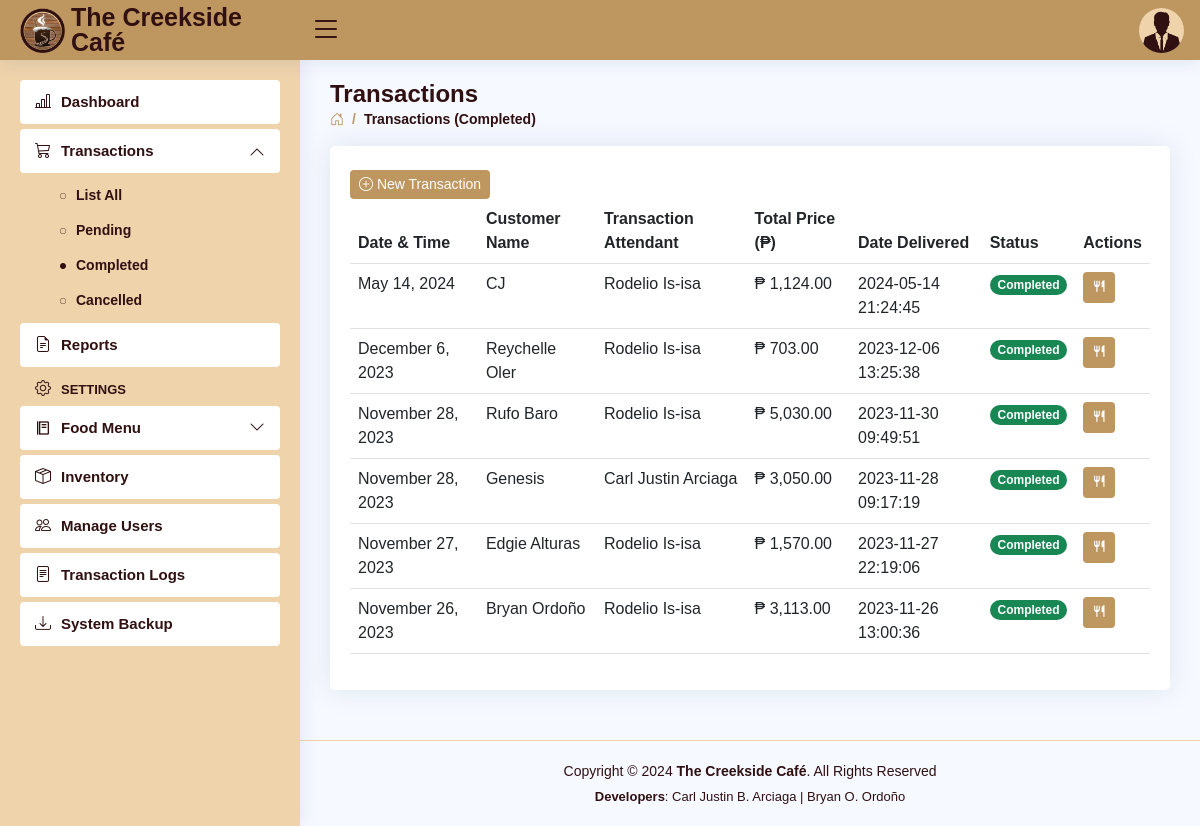
Before: /transactions-completed.php (signed in) with the older database file.
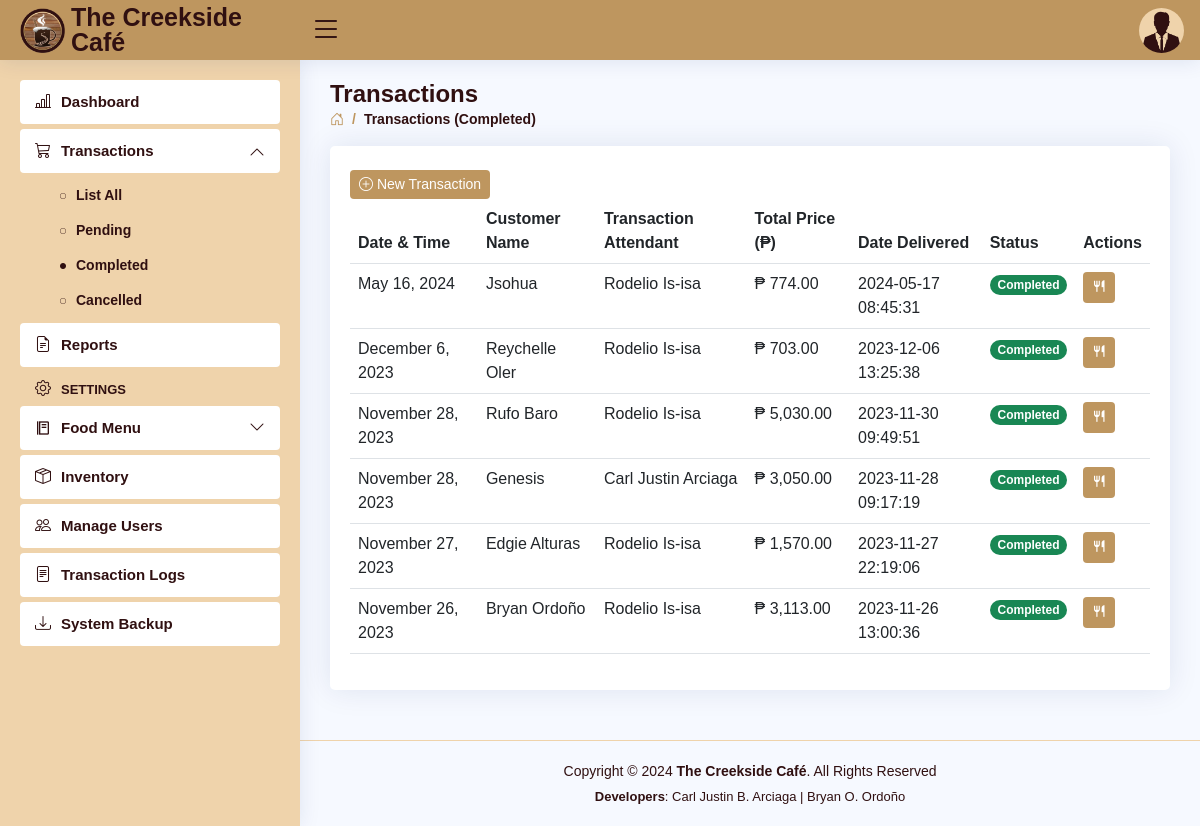
After: the same page with the newer database file.
### tables this page shows
CREATE TABLE `users` (
  `user_id` int(11) NOT NULL AUTO_INCREMENT,
  `role` varchar(5) DEFAULT NULL,
  `fname` varchar(30) DEFAULT NULL,
  `mname` varchar(30) DEFAULT NULL,
  `lname` varchar(30) DEFAULT NULL,
  `bdate` date DEFAULT NULL,
  `sex` varchar(6) DEFAULT NULL,
  `province` varchar(15) DEFAULT NULL,
  `municipality` varchar(30) DEFAULT NULL,
  `barangay` varchar(30) DEFAULT NULL,
  `contact_no` varchar(11) DEFAULT NULL,
  `email` varchar(50) DEFAULT NULL,
  `username` varchar(50) DEFAULT NULL,
  `password` varchar(50) DEFAULT NULL,
  PRIMARY KEY (`user_id`)
);

CREATE TABLE `transactions` (
  `trans_id` int(11) NOT NULL AUTO_INCREMENT,
  `date` datetime NOT NULL DEFAULT current_timestamp(),
  `customer` varchar(30) NOT NULL,
  `total_price` decimal(10,2) NOT NULL,
  `user_id` int(11) NOT NULL,
  `status` varchar(11) NOT NULL,
  `delivery_method` varchar(20) NOT NULL,
  `delivery_date` date DEFAULT NULL,
  `date_paid` datetime NOT NULL,
  `date_delivered` datetime NOT NULL,
  `date_cancelled` datetime NOT NULL,
  PRIMARY KEY (`trans_id`)
);

### transactions-completed.php (the view, shortened to what this page needs)
<!DOCTYPE html>
<html lang="en">
<head>
<?php
    include 'includes/links.php';
    include 'includes/header.php';
    include 'includes/sidebarComplete.php';
 ?>
</head>
<body>
  <main id="main" class="main">
    <div class="pagetitle">
      <h1>Transactions</h1>
      <nav>
        <ol class="breadcrumb">
          <li class="breadcrumb-item"><a href="dashboard.php"><i class="bi bi-house-door"></i></a></li>
          <li class="breadcrumb-item active">Transactions (Completed)</li>
        </ol>
      </nav>
    </div>
    <section class="section">
          <div class="card">
            <div class="card-body">
              <br>
              <button class="btn btn2 btn-sm" data-bs-toggle="modal" data-bs-target="#newTransaction"><i class="bi bi-plus-circle"></i> New Transaction</button>
              <table class="table table-hover datatable">
                <thead>
                  <tr>
                    <th scope="col">Date & Time</th>
                    <th scope="col">Customer Name</th>
                    <th scope="col">Transaction Attendant</th>
                    <th scope="col">Total Price (₱)</th>
                    <th scope="col">Date Delivered</th>
                    <th scope="col">Status</th>
                    <th scope="col">Actions</th>
                  </tr>
                </thead>
                <tbody>
  <?php
    include 'connection.php';
    $query = "SELECT transactions.*, concat(users.fname,' ',users.lname) as attendant FROM `transactions` LEFT JOIN `users` ON transactions.user_id = users.user_id WHERE status = 'Completed' ORDER BY date_delivered DESC";
    $result = $con->query($query);
    if ($result) {
      while ($row = $result->fetch_assoc()) {
        $trans_id = $row['trans_id'];
        $customer = $row['customer'];
        $total_price = $row['total_price'];
        $attendant = $row['attendant'];
        $date = $row['date'];
        $date_delivered = $row['date_delivered'];
        $status = $row['status'];?>
                  <tr>
                    <td><?php echo date('F j, Y', strtotime($date)); ?></td>
                    <td><?php echo $customer ?></td>
                    <td><?php echo $attendant ?></td>
                    <td>₱ <?php echo number_format($total_price, 2); ?></td>
                    <td><?php echo $date_delivered ?></td>
                    <td><font class="badge bg-success rounded-pill"><b><?php echo $status ?></b></font></td>
                    <td>
                      <button class="btn btn2 btn-sm " data-bs-toggle="modal" data-bs-target="#addDishes-<?php echo $trans_id ?>"><i class="ri ri-restaurant-fill"></i> </button>
                    </td>
                  </tr>
    <?php }
  } ?>
                </tbody>
              </table>
            </div>
          </div>
    </section>
  </main>
<?php include 'includes/footer.php'; ?>
</body>
</html>

### includes/header.php (shortened to what this page needs)
<header id="header" class="header fixed-top d-flex align-items-center">
  <div class="d-flex align-items-center justify-content-between">
    <a href="dashboard.php" class="logo d-flex align-items-center">
      <img src="assets/img/creekside.png" alt="">
      <span class="d-none d-lg-block">The Creekside Café</span>
    </a>
    <i class="bi bi-list toggle-sidebar-btn"></i>
  </div>
  <nav class="header-nav ms-auto">
  <?php
      include 'connection.php';
      $username = $_SESSION['username'];
      $query = "SELECT * FROM users WHERE username = '$username'";
      $result = $con->query($query);
      if ($result) {
        while ($row = $result->fetch_assoc()) {
          $sex = $row['sex'];
          ?>
    <ul class="d-flex align-items-center">
      <li class="nav-item dropdown pe-3">
        <a class="nav-link nav-profile d-flex align-items-center pe-0" href="#" data-bs-toggle="dropdown">
          <?php
            if ($sex === 'Male') {
                echo '<img src="assets/img/Male.png" alt="Profile" class="rounded-circle">';
            } elseif ($sex === 'Female') {
                echo '<img src="assets/img/Female.png" alt="Profile" class="rounded-circle">';
            }
          ?>
        </a>
  <?php
        }
      }
  ?>
      </li>
    </ul>
  </nav>
</header>

Changed rows visible on the page:
no longer on this page (row edited): transactions: date "May 14, 2024", customer "CJ", attendant "Rodelio Is-isa", total_price "1,124.00", date_delivered "2024-05-14 21:24:45", status "Completed"
added transactions: date "May 16, 2024", customer "Jsohua", attendant "Rodelio Is-isa", total_price "774.00", date_delivered "2024-05-17 08:45:31", status "Completed"
